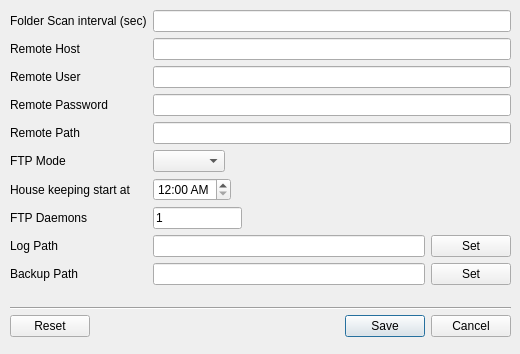
<?xml version="1.0" encoding="UTF-8"?>
<ui version="4.0">
 <class>settingsDlg</class>
 <widget class="QDialog" name="settingsDlg">
  <property name="geometry">
   <rect>
    <x>0</x>
    <y>0</y>
    <width>520</width>
    <height>354</height>
   </rect>
  </property>
  <property name="sizePolicy">
   <sizepolicy hsizetype="Fixed" vsizetype="Fixed">
    <horstretch>0</horstretch>
    <verstretch>0</verstretch>
   </sizepolicy>
  </property>
  <property name="minimumSize">
   <size>
    <width>520</width>
    <height>246</height>
   </size>
  </property>
  <property name="maximumSize">
   <size>
    <width>520</width>
    <height>400</height>
   </size>
  </property>
  <property name="baseSize">
   <size>
    <width>520</width>
    <height>246</height>
   </size>
  </property>
  <property name="windowTitle">
   <string>Settings</string>
  </property>
  <property name="modal">
   <bool>true</bool>
  </property>
  <widget class="QDialogButtonBox" name="buttonBox">
   <property name="geometry">
    <rect>
     <x>10</x>
     <y>310</y>
     <width>501</width>
     <height>32</height>
    </rect>
   </property>
   <property name="orientation">
    <enum>Qt::Horizontal</enum>
   </property>
   <property name="standardButtons">
    <set>QDialogButtonBox::Cancel|QDialogButtonBox::Reset|QDialogButtonBox::Save</set>
   </property>
  </widget>
  <widget class="QWidget" name="gridLayoutWidget">
   <property name="geometry">
    <rect>
     <x>10</x>
     <y>10</y>
     <width>501</width>
     <height>281</height>
    </rect>
   </property>
   <layout class="QGridLayout" name="settingsLayout">
    <item row="0" column="1">
     <layout class="QHBoxLayout" name="horizontalLayout_6">
      <item>
       <widget class="QLineEdit" name="sync_interval">
        <property name="toolTip">
         <string>How frequently the tool will scan the data folder</string>
        </property>
        <property name="text">
         <string/>
        </property>
       </widget>
      </item>
     </layout>
    </item>
    <item row="3" column="1">
     <layout class="QHBoxLayout" name="horizontalLayout_8">
      <item>
       <widget class="QLineEdit" name="ftp_pass">
        <property name="toolTip">
         <string>FTP password</string>
        </property>
        <property name="echoMode">
         <enum>QLineEdit::Password</enum>
        </property>
       </widget>
      </item>
     </layout>
    </item>
    <item row="2" column="0">
     <widget class="QLabel" name="label_4">
      <property name="text">
       <string>Remote User</string>
      </property>
     </widget>
    </item>
    <item row="2" column="1">
     <layout class="QHBoxLayout" name="horizontalLayout_7">
      <item>
       <widget class="QLineEdit" name="ftp_user">
        <property name="toolTip">
         <string>FTP user name</string>
        </property>
       </widget>
      </item>
     </layout>
    </item>
    <item row="1" column="0">
     <widget class="QLabel" name="label_3">
      <property name="text">
       <string>Remote Host</string>
      </property>
     </widget>
    </item>
    <item row="1" column="1">
     <widget class="QLineEdit" name="ftp_host">
      <property name="toolTip">
       <string>IP address or the url where the files to be sent</string>
      </property>
     </widget>
    </item>
    <item row="6" column="1">
     <layout class="QHBoxLayout" name="horizontalLayout_2">
      <item>
       <layout class="QHBoxLayout" name="horizontalLayout_4">
        <item>
         <widget class="QTimeEdit" name="house_keeping">
          <property name="toolTip">
           <string>&lt;html&gt;&lt;head/&gt;&lt;body&gt;&lt;p&gt;When would the housekeeping start. &lt;/p&gt;&lt;p&gt;When it starts, files added afterwards will not be transferred to the client site.&lt;/p&gt;&lt;p&gt;Once all the files in queue are processed, a backup of transferred files will be created at the place indicated by the 'Backup Path' in a dated folder.&lt;/p&gt;&lt;/body&gt;&lt;/html&gt;</string>
          </property>
          <property name="displayFormat">
           <string>h:mm AP</string>
          </property>
         </widget>
        </item>
        <item>
         <spacer name="horizontalSpacer">
          <property name="orientation">
           <enum>Qt::Horizontal</enum>
          </property>
          <property name="sizeHint" stdset="0">
           <size>
            <width>268</width>
            <height>20</height>
           </size>
          </property>
         </spacer>
        </item>
       </layout>
      </item>
     </layout>
    </item>
    <item row="9" column="0">
     <widget class="QLabel" name="label_8">
      <property name="text">
       <string>Backup Path</string>
      </property>
     </widget>
    </item>
    <item row="7" column="0">
     <widget class="QLabel" name="label_2">
      <property name="text">
       <string>FTP Daemons</string>
      </property>
     </widget>
    </item>
    <item row="5" column="0">
     <widget class="QLabel" name="label_9">
      <property name="text">
       <string>FTP Mode</string>
      </property>
     </widget>
    </item>
    <item row="6" column="0">
     <widget class="QLabel" name="label_7">
      <property name="text">
       <string>House keeping start at</string>
      </property>
     </widget>
    </item>
    <item row="0" column="0">
     <widget class="QLabel" name="label">
      <property name="text">
       <string>Folder Scan interval (sec)</string>
      </property>
     </widget>
    </item>
    <item row="3" column="0">
     <widget class="QLabel" name="label_5">
      <property name="text">
       <string>Remote Password</string>
      </property>
     </widget>
    </item>
    <item row="8" column="0">
     <widget class="QLabel" name="label_6">
      <property name="text">
       <string>Log Path</string>
      </property>
     </widget>
    </item>
    <item row="9" column="1">
     <layout class="QHBoxLayout" name="horizontalLayout">
      <item>
       <widget class="QLineEdit" name="bkup_path">
        <property name="toolTip">
         <string>Path where the transferred files will be archieved.</string>
        </property>
        <property name="readOnly">
         <bool>true</bool>
        </property>
       </widget>
      </item>
      <item>
       <widget class="QPushButton" name="btn_setBkupPath">
        <property name="text">
         <string>Set</string>
        </property>
       </widget>
      </item>
     </layout>
    </item>
    <item row="8" column="1">
     <layout class="QHBoxLayout" name="horizontalLayout_3">
      <item>
       <widget class="QLineEdit" name="log_path">
        <property name="toolTip">
         <string>Path where the log will be written</string>
        </property>
        <property name="readOnly">
         <bool>true</bool>
        </property>
       </widget>
      </item>
      <item>
       <widget class="QPushButton" name="btn_setLogPath">
        <property name="text">
         <string>Set</string>
        </property>
       </widget>
      </item>
     </layout>
    </item>
    <item row="5" column="1">
     <layout class="QHBoxLayout" name="horizontalLayout_5">
      <item>
       <widget class="QComboBox" name="ftp_mode">
        <property name="toolTip">
         <string>FTP mode of transfer [Dependant on FTP and Firewall setup]</string>
        </property>
        <property name="currentText">
         <string/>
        </property>
        <property name="currentIndex">
         <number>-1</number>
        </property>
        <property name="maxVisibleItems">
         <number>2</number>
        </property>
        <property name="maxCount">
         <number>2</number>
        </property>
        <property name="insertPolicy">
         <enum>QComboBox::NoInsert</enum>
        </property>
        <property name="duplicatesEnabled">
         <bool>true</bool>
        </property>
       </widget>
      </item>
      <item>
       <spacer name="horizontalSpacer_2">
        <property name="orientation">
         <enum>Qt::Horizontal</enum>
        </property>
        <property name="sizeHint" stdset="0">
         <size>
          <width>78</width>
          <height>20</height>
         </size>
        </property>
       </spacer>
      </item>
     </layout>
    </item>
    <item row="7" column="1">
     <layout class="QHBoxLayout" name="horizontalLayout_9">
      <item>
       <widget class="QLineEdit" name="thread_count">
        <property name="toolTip">
         <string>This is a future enhancement.</string>
        </property>
        <property name="text">
         <string>1</string>
        </property>
        <property name="readOnly">
         <bool>true</bool>
        </property>
       </widget>
      </item>
      <item>
       <spacer name="horizontalSpacer_6">
        <property name="orientation">
         <enum>Qt::Horizontal</enum>
        </property>
        <property name="sizeHint" stdset="0">
         <size>
          <width>288</width>
          <height>17</height>
         </size>
        </property>
       </spacer>
      </item>
     </layout>
    </item>
    <item row="4" column="0">
     <widget class="QLabel" name="label_10">
      <property name="text">
       <string>Remote Path</string>
      </property>
     </widget>
    </item>
    <item row="4" column="1">
     <widget class="QLineEdit" name="ftp_cd_path">
      <property name="toolTip">
       <string>FTP password</string>
      </property>
      <property name="echoMode">
       <enum>QLineEdit::Normal</enum>
      </property>
     </widget>
    </item>
   </layout>
  </widget>
  <widget class="Line" name="line">
   <property name="geometry">
    <rect>
     <x>10</x>
     <y>300</y>
     <width>501</width>
     <height>16</height>
    </rect>
   </property>
   <property name="orientation">
    <enum>Qt::Horizontal</enum>
   </property>
  </widget>
 </widget>
 <tabstops>
  <tabstop>sync_interval</tabstop>
  <tabstop>ftp_host</tabstop>
  <tabstop>ftp_user</tabstop>
  <tabstop>ftp_pass</tabstop>
  <tabstop>ftp_cd_path</tabstop>
  <tabstop>ftp_mode</tabstop>
  <tabstop>house_keeping</tabstop>
  <tabstop>thread_count</tabstop>
  <tabstop>log_path</tabstop>
  <tabstop>btn_setLogPath</tabstop>
  <tabstop>bkup_path</tabstop>
  <tabstop>btn_setBkupPath</tabstop>
 </tabstops>
 <resources/>
 <connections>
  <connection>
   <sender>btn_setLogPath</sender>
   <signal>clicked()</signal>
   <receiver>settingsDlg</receiver>
   <slot>setLogPath()</slot>
   <hints>
    <hint type="sourcelabel">
     <x>477</x>
     <y>189</y>
    </hint>
    <hint type="destinationlabel">
     <x>454</x>
     <y>277</y>
    </hint>
   </hints>
  </connection>
  <connection>
   <sender>buttonBox</sender>
   <signal>accepted()</signal>
   <receiver>settingsDlg</receiver>
   <slot>accept()</slot>
   <hints>
    <hint type="sourcelabel">
     <x>238</x>
     <y>210</y>
    </hint>
    <hint type="destinationlabel">
     <x>157</x>
     <y>274</y>
    </hint>
   </hints>
  </connection>
  <connection>
   <sender>buttonBox</sender>
   <signal>rejected()</signal>
   <receiver>settingsDlg</receiver>
   <slot>reject()</slot>
   <hints>
    <hint type="sourcelabel">
     <x>306</x>
     <y>210</y>
    </hint>
    <hint type="destinationlabel">
     <x>286</x>
     <y>274</y>
    </hint>
   </hints>
  </connection>
  <connection>
   <sender>buttonBox</sender>
   <signal>clicked(QAbstractButton*)</signal>
   <receiver>settingsDlg</receiver>
   <slot>onActionBtnClick(QAbstractButton*)</slot>
   <hints>
    <hint type="sourcelabel">
     <x>401</x>
     <y>230</y>
    </hint>
    <hint type="destinationlabel">
     <x>398</x>
     <y>248</y>
    </hint>
   </hints>
  </connection>
  <connection>
   <sender>btn_setBkupPath</sender>
   <signal>clicked()</signal>
   <receiver>settingsDlg</receiver>
   <slot>setBkupPath()</slot>
   <hints>
    <hint type="sourcelabel">
     <x>501</x>
     <y>214</y>
    </hint>
    <hint type="destinationlabel">
     <x>507</x>
     <y>241</y>
    </hint>
   </hints>
  </connection>
 </connections>
 <slots>
  <slot>setLogPath()</slot>
  <slot>checkSettings()</slot>
  <slot>setSyncDir()</slot>
  <slot>syncTimeChanged()</slot>
  <slot>onActionBtnClick(QAbstractButton*)</slot>
  <slot>setBkupPath()</slot>
 </slots>
</ui>
